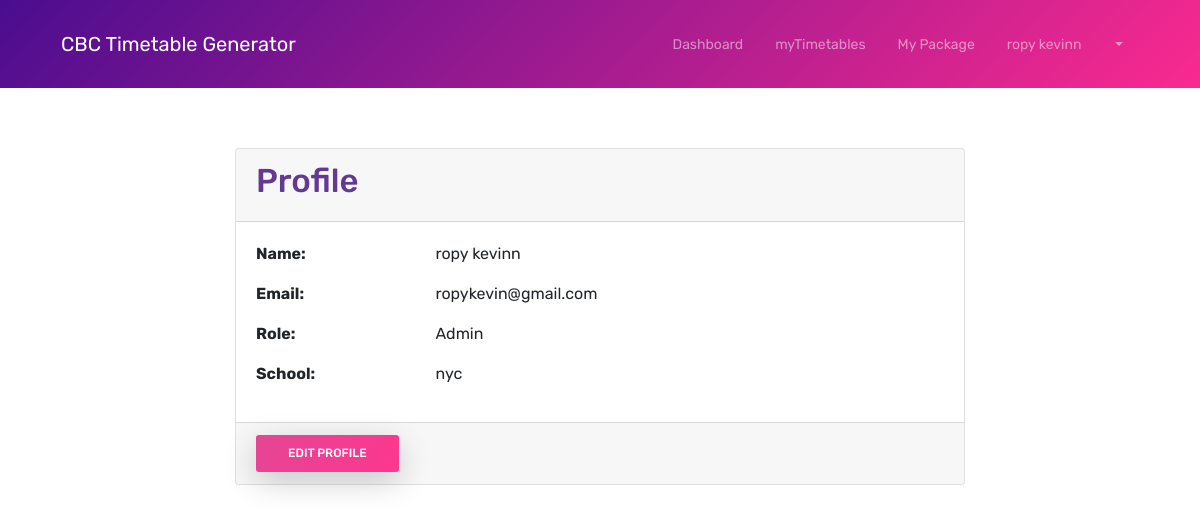
/auth/profile (signed in), run on the app's committed database.
### app/models/user.py (models this page shows, shortened)
class User(UserMixin, db.Model):
    id = db.Column(db.Integer, primary_key=True)
    username = db.Column(db.String(64), unique=True, nullable=False)
    email = db.Column(db.String(120), unique=True, nullable=False)
    password_hash = db.Column(db.String(128))
    role = db.Column(db.String(20), default='teacher')
    school_id = db.Column(db.Integer, db.ForeignKey('school.id'), nullable=False)
    is_active = db.Column(db.Boolean, default=True)
    created_at = db.Column(db.DateTime, default=db.func.current_timestamp())
    updated_at = db.Column(db.DateTime, default=db.func.current_timestamp(),
                          onupdate=db.func.current_timestamp())

### app/models/school.py (models this page shows, shortened)
class School(db.Model):
    id = db.Column(db.Integer, primary_key=True)
    name = db.Column(db.String(100), nullable=False)
    email = db.Column(db.String(120), unique=True, nullable=False)
    phone = db.Column(db.String(20))
    subscription_type = db.Column(db.String(20), default='basic')
    subscription_end_date = db.Column(db.DateTime)
    max_teachers = db.Column(db.Integer, default=10)
    created_at = db.Column(db.DateTime, default=datetime.utcnow)
    users = db.relationship('User', backref='school', lazy=True)
    classes = db.relationship('Class', backref='school', lazy=True)
    subjects = db.relationship('Subject', backref='school', lazy=True)

### app/auth/routes.py (the view)
@bp.route('/profile')
@login_required
def profile():
    return render_template('auth/profile.html', title='Profile')

### app/models/user.py (called while the page is built)
@login_manager.user_loader
def load_user(id):
    return User.query.get(int(id))

### app/templates/auth/profile.html
{% extends "base.html" %}
{% block content %}
<div class="container mt-5">
    <div class="row">
        <div class="col-md-8 offset-md-2">
            <div class="card">
                <div class="card-header">
                    <h3>Profile</h3>
                </div>
                <div class="card-body">
                    <div class="row mb-3">
                        <div class="col-sm-3">
                            <strong>Name:</strong>
                        </div>
                        <div class="col-sm-9">
                            {{ current_user.username }}
                        </div>
                    </div>
                    <div class="row mb-3">
                        <div class="col-sm-3">
                            <strong>Email:</strong>
                        </div>
                        <div class="col-sm-9">
                            {{ current_user.email }}
                        </div>
                    </div>
                    <div class="row mb-3">
                        <div class="col-sm-3">
                            <strong>Role:</strong>
                        </div>
                        <div class="col-sm-9">
                            {{ current_user.role|title }}
                        </div>
                    </div>
                    <div class="row mb-3">
                        <div class="col-sm-3">
                            <strong>School:</strong>
                        </div>
                        <div class="col-sm-9">
                            {{ current_user.school.name }}
                        </div>
                    </div>
                </div>
                <div class="card-footer">
                    <a href="{{ url_for('auth.edit_profile') }}" class="btn btn-primary">Edit Profile</a>
                </div>
            </div>
        </div>
    </div>
</div>
{% endblock %}

### app/templates/base.html (shortened to what this page needs)
<!DOCTYPE html>
<html lang="en">
<head>
    <link rel="stylesheet" href="{{ url_for('static', filename='css/bootstrap.min.css') }}">
    <link rel="stylesheet" href="{{ url_for('static', filename='css/themify-icons.css') }}">
    <link rel="stylesheet" href="{{ url_for('static', filename='css/owl.carousel.min.css') }}">
    <link href="{{ url_for('static', filename='css/style.css') }}" rel="stylesheet">
    <link href="{{ url_for('static', filename='dashboard.css') }}" rel="stylesheet">
    <link href="{{ url_for('static', filename='css2/style.css') }}" rel="stylesheet">
</head>
<body>
    <div class="nav-menu fixed-top">
        <div class="container">
            <div class="row">
                <div class="col-md-12">
                    <nav class="navbar navbar-dark navbar-expand-lg">
                        <a class="navbar-brand" href="{{ url_for('main.index') }}"> CBC Timetable Generator</a>
                        <div class="collapse navbar-collapse" id="navbar">
                            <ul class="navbar-nav ml-auto">
                                {% if current_user.is_authenticated %}
                                <li class="nav-item">
                                    <a class="nav-link" href="{{ url_for('admin.dashboard') }}">Dashboard</a>
                                </li>
                                {% endif %}
                            </ul>
                            <ul class="navbar-nav">
                                {% if current_user.is_authenticated %}
                                <li class="nav-item">
                                    <a class="nav-link" href="{{  url_for('admin.timetable')  }}">myTimetables</a>
                                </li>
                                <li class="nav-item">
                                    <a class="nav-link" href="{{ url_for('admin.dashboard') }}">My Package</a>
                                </li>
                                <li class="nav-item dropdown">
                                    <a class="nav-link dropdown-toggle" href="#" id="navbarDropdown" role="button"
                                        data-bs-toggle="dropdown">
                                        {{ current_user.username }}
                                    </a>
                                </li>
                                {% endif %}
                            </ul>
                        </div>
                    </nav>
                </div>
            </div>
        </div>
    </div>
    <div class="content" style="padding-top: 100px;">
        {% block content %}{% endblock %}
    </div>
</body>
</html>

### app/static/css/style.css (style rules this page uses)
body { font-family: 'Rubik', sans-serif; position: relative; }
a { color: #e38cb7; }
h3 { color: #633991; font-size: 33px; font-weight: 500; }
.btn { font-size: 12px; font-weight: 400; text-transform: uppercase; padding: 0.375rem 1.35rem; transition: all 0.3s ease; }
.btn-primary { border-radius: 3px; background-image: -moz-linear-gradient( 122deg, #e54595 0%, #fd378e 100%); background-image: -webkit-linear-gradient( 122deg, #e54595 0%, #fd378e 100%); background-image: -ms-linear-gradient( 122deg, #e54595 0%, #fd378e 100%); background-image: linear-gradient( 122deg, #e54595 0%, #fd378e 100%); box-shadow: 0px 9px 32px 0px rgba(0, 0, 0, 0.2); font-weight: 500; padding: 0.6rem 2rem; border: 0; }
.nav-menu { padding: 1rem 0; transition: all 0.3s ease; background-color: rgb(74, 13, 143); background: -moz-linear-gradient(135deg, rgb(74, 13, 143) 0%, rgb(250, 42, 143) 100%); background: -webkit-linear-gradient(135deg, rgb(74, 13, 143) 0%, rgb(250, 42, 143) 100%); background: linear-gradient(135deg, rgb(74, 13, 143) 0%, rgb(250, 42, 143) 100%); }
.navbar-nav .nav-link { position: relative; }
@media (min-width: 992px) { .navbar-expand-lg .navbar-nav .nav-link { padding-right: 1rem; padding-left: 1rem; font-size: 14px; } }
.nav-link { display: flex; align-items: center; gap: 30px; }

### data on the page
User: username "ropy kevinn", email "ropykevin@gmail.com", role "Admin"
School: school.name "nyc"
